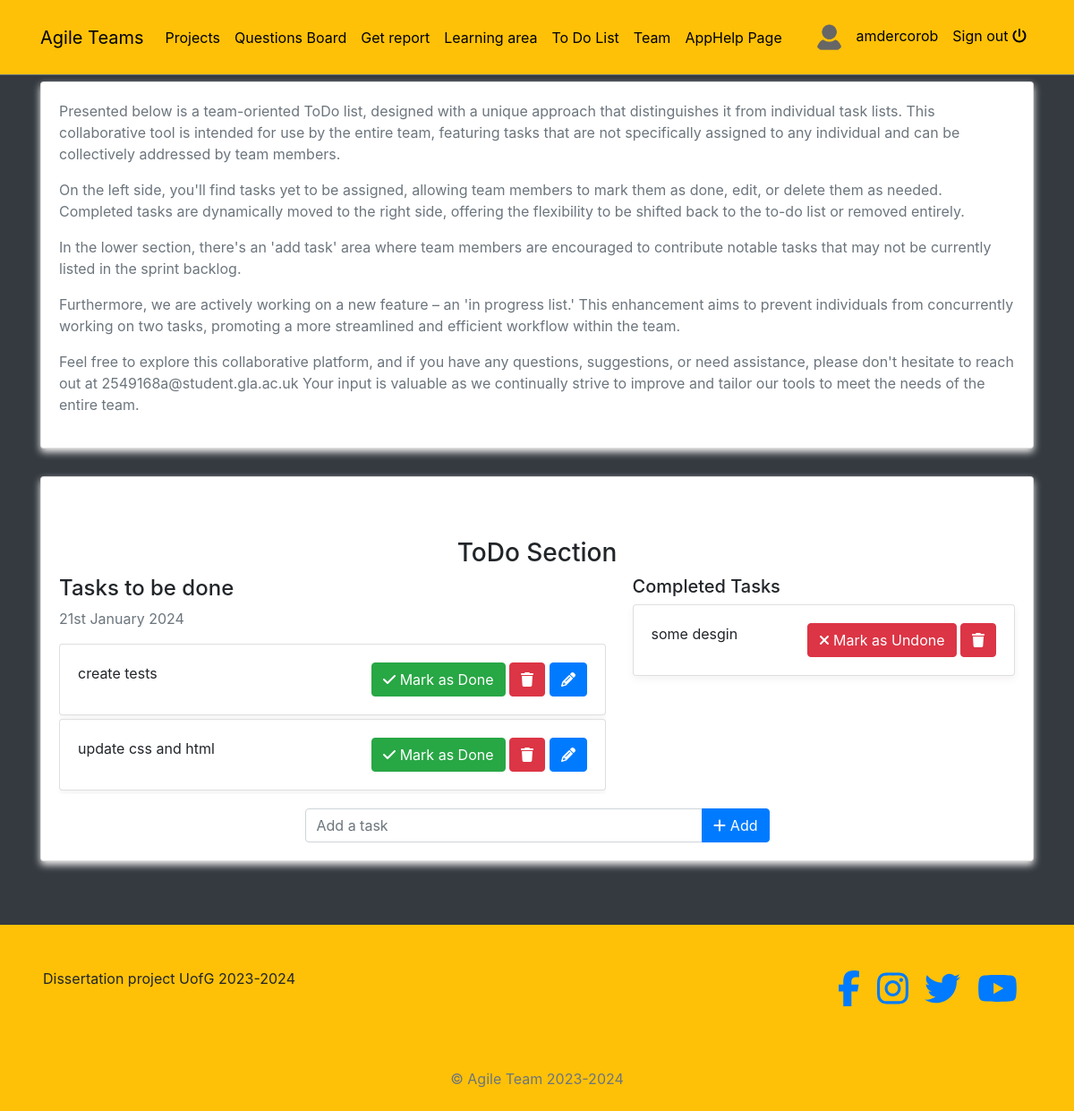
The page /todo/ (signed in) on the database as committed earlier.
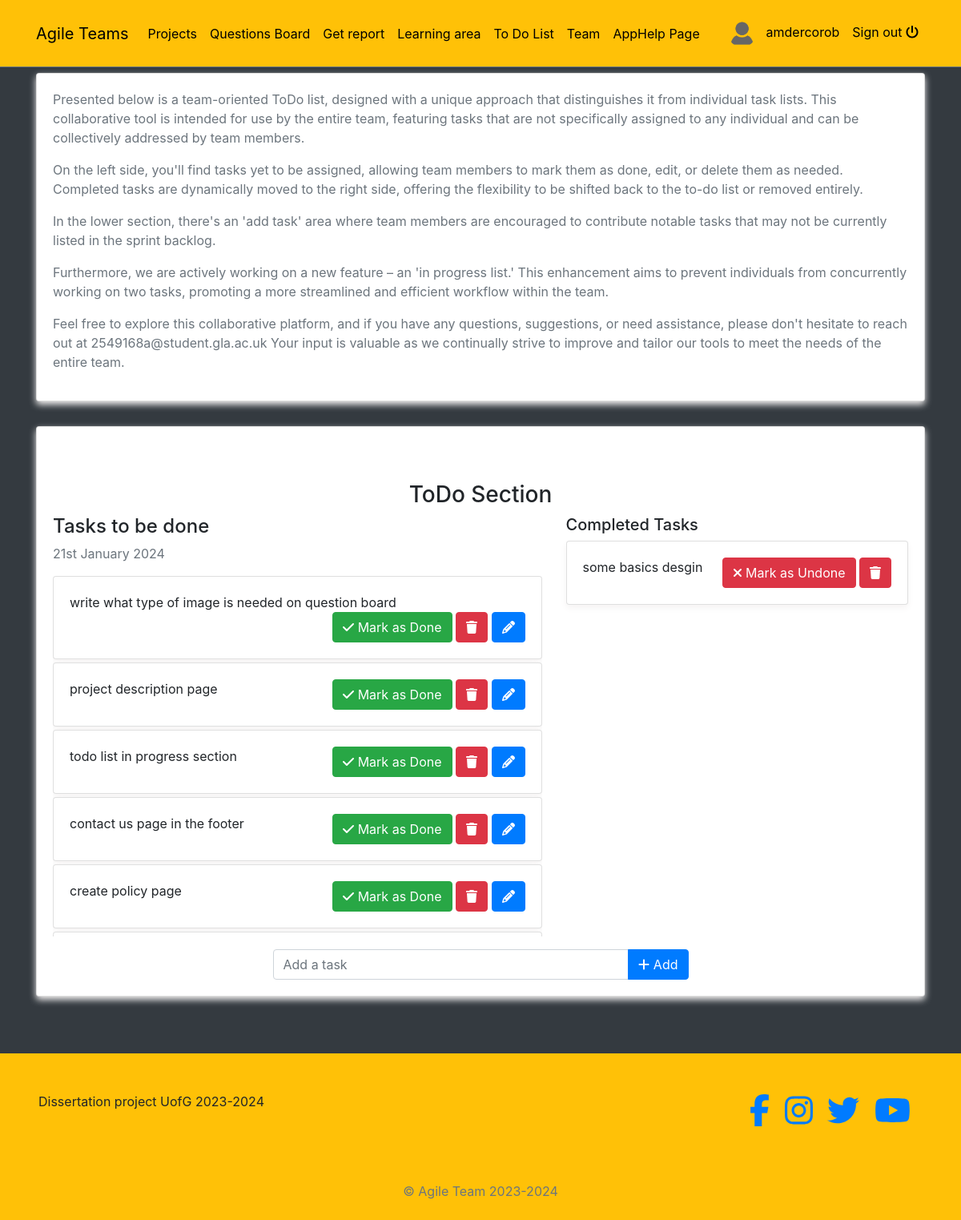
The same page on the database as committed later.
### todo/models.py (models this page shows, shortened)
class Task(models.Model):
    task = models.CharField(max_length=200)
    is_completed = models.BooleanField(default=False)
    created_at = models.DateTimeField(auto_now_add=True)
    updated_at = models.DateTimeField(auto_now=True)

### agile/views.py (the view)
# urls.py: path('todo/', views.todo, name='todo'),
def todo(request):
    tasks = Task.objects.filter(is_completed=False).order_by('-updated_at')
    completed_tasks = Task.objects.filter(is_completed=True).order_by('-updated_at')
    context = {
        'tasks': tasks,
        'completed_tasks': completed_tasks
    }
    return render(request, 'todo.html', context)

### blogs/context_processors.py (called while the page is built)
def get_categories(request):
    categories = Category.objects.all()
    return dict(categories=categories)

### profiles/context_processors.py (called while the page is built)
def profile_pic(request):
    if request.user.is_authenticated:
        user = request.user
        try:
            profile_obj = Profile.objects.get(user=user)
            pic = profile_obj.profile_picture
        except Profile.DoesNotExist:
            pic = None
        return {'picture':pic}
    return {}

def get_profile(request):
    if request.user.is_authenticated:
        user = request.user
        try:
            profile_obj = Profile.objects.get(user=user)
        except Profile.DoesNotExist:
            pic = None
        return {'profile':profile_obj}
    return {}

### templates/todo.html (shortened to what the changed rows need)
{% extends 'base.html' %}
{% block content %}
{% if request.user.is_authenticated  %}
    <div class="container">
        <div class="card">
            <div class="card-body">
                <div class="row">
                    <div class="col-md-7 col-lg-7">
                        <div class="overflow-auto" style="max-height: 450px;">
                            {% for task in tasks %}
                            <div class="card mb-1">
                                <div class="card-body">
                                    {{task.task}}
                                    <span class="float-right">
                                        <a href="{% url 'mark_as_done' task.pk %}" class="btn btn-success"><i class="fa fa-check"></i> Mark as Done</a>
                                        <a href="{% url 'delete_task' task.pk %}" class="btn btn-danger"><i class="fa fa-trash"></i></a>
                                        <a href="{% url 'edit_task' task.pk %}" class="btn btn-primary"><i class="fa fa-pencil"></i></a>
                                    </span>
                                </div>
                            </div>
                            {% endfor %}
                        </div>
                    </div>
                    <div class="col-md-5 col-lg-5">
                        {% for task in completed_tasks %}
                        <div class="card mb-1">
                            <div class="card-body">
                                {{task.task}}
                                <span style="position: relative; float: right;">
                                    <a href="{% url 'mark_as_undone' task.pk %}" class="btn btn-danger"><i class="fa fa-times"></i> Mark as Undone</a>
                                    <a href="{% url 'delete_task' task.pk %}" class="btn btn-danger"><i class="fa fa-trash"></i></a>
                                </span>
                            </div>
                        </div>
                        {% endfor %}
                    </div>
                </div>
            </div>
        </div>
    </div>
    {% else %}
    <div class = "text-white text-center h3" style="margin-top: 70px;"> Please log in! </div>
    {% endif %}
{% endblock %}

Rows that differ between the two databases and show on the page:
no longer on this page (row unchanged): Task: task "create tests", shown under "Tasks to be done"
no longer on this page (row unchanged): Task: task "update css and html", shown under "Tasks to be done"
added Task: task "write what type of image is needed on question board", shown under "Tasks to be done"
added Task: task "project description page", shown under "Tasks to be done"
added Task: task "todo list in progress section", shown under "Tasks to be done"
added Task: task "contact us page in the footer", shown under "Tasks to be done"
added Task: task "create policy page", shown under "Tasks to be done"
changed Task: task "some desgin" → "some basics desgin"
